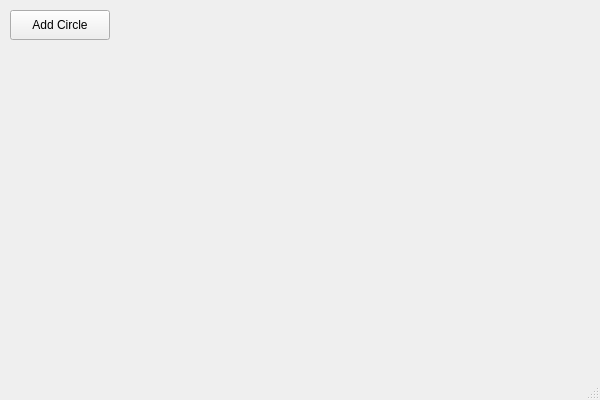
<?xml version="1.0" encoding="UTF-8"?>
<ui version="4.0">
 <class>MainWindow</class>
 <widget class="QMainWindow" name="MainWindow">
  <property name="geometry">
   <rect>
    <x>0</x>
    <y>0</y>
    <width>600</width>
    <height>400</height>
   </rect>
  </property>
  <property name="windowTitle">
   <string>Random Circles</string>
  </property>
  <widget class="QWidget" name="centralwidget">
   <widget class="QPushButton" name="pushButton">
    <property name="geometry">
     <rect>
      <x>10</x>
      <y>10</y>
      <width>100</width>
      <height>30</height>
     </rect>
    </property>
    <property name="text">
     <string>Add Circle</string>
    </property>
   </widget>
  </widget>
  <widget class="QMenuBar" name="menubar">
   <property name="geometry">
    <rect>
     <x>0</x>
     <y>0</y>
     <width>600</width>
     <height>22</height>
    </rect>
   </property>
  </widget>
  <widget class="QStatusBar" name="statusbar"/>
 </widget>
 <resources/>
 <connections/>
</ui>
